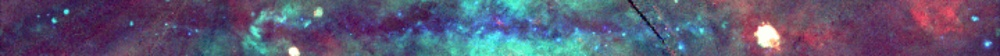
#> input picture numpy/multiwavelength/XRay.jpg, 1000 x 56 px, shrunk from 5760 x 320 before the run, found by its file name
$ jupyter execute Numpy_GalaxyMultiWaveLength_sol.ipynb   (shell and % lines are left out)
#> lines starting #> are read from the running program, lines starting #| are printed output that depends on the picture; after the words box and inside, x2 and y2 are one past the last pixel; in counts of white or black regions, pixels touching at a corner belong together
<p style="font-family: Arial; font-size:3.75em;color:purple; font-style:bold"><br>
Galaxy multiWaveLength <br><br><br>Analysis using numpy</p>

<p style="font-family: Arial; font-size:1.75em;color:#2462C0; font-style:bold"><br>Data Source: https://asd.gsfc.nasa.gov</p>

Loading the libraries we need

[cell 1]
import numpy as np
import imageio
from skimage import color
import matplotlib.pyplot as plt
import copy
from skimage.color import rgb2gray
from PIL import Image

<p style="font-family: Arial; font-size:1.75em;color:#2462C0; font-style:bold">Creating a numpy array from an image file:</p>
<p> load and display each picture from difference wavelength (GammaRay, Xray, Infrared, radio) find the shape of the array, explain each dimension</p>
<p>Sample of output:</p>
<p>(320, 5760, 3)</p>

[cell 2]
photo_xRay = imageio.imread('./multiwavelength/Xray.jpg')
#> photo_xRay is the input picture: shape (56, 1000, 3); mean R, G, B 91.6, 87.1, 114.5
fig, ax=plt.subplots(figsize=(18, 4))
ax.imshow(photo_xRay , cmap='gray')
print(photo_xRay.shape)
#| (56, 1000, 3)

[cell 3]
plt.imshow(photo_xRay)
plt.show()

<p>As we have 3 dimensions (RGB)and RGB does not add information, merge all 3 dimensions in a single one using grey scale image using the function rgb2gray </p>
<p>Sample of output:</p>
<p>(320, 5760)</p>

[cell 4]
photo_xRay = imageio.imread('./multiwavelength/Xray.jpg')
photo_xRay_grey = color.rgb2gray(photo_xRay)
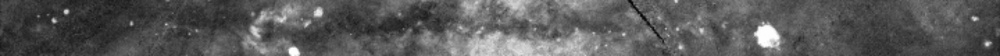
#> photo_xRay_grey: shape (56, 1000) float64; min 0.0236, max 0.999, mean 0.353
fig, axRay=plt.subplots(figsize=(18, 4))
axRay.imshow(photo_xRay_grey, cmap='gray')
print(photo_xRay_grey.shape)
#| (56, 1000)


photo_radio = imageio.imread('./multiwavelength/Radio.jpg')
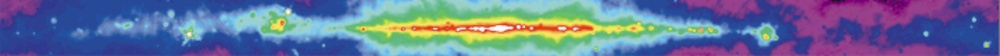
#> input picture numpy/multiwavelength/Radio.jpg, 1000 x 56 px, shrunk from 5760 x 320 before the run
#> photo_radio is the input picture: shape (56, 1000, 3); mean R, G, B 101.5, 116.8, 152.5
photo_radio_grey = color.rgb2gray(photo_radio)
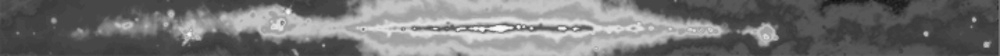
#> photo_radio_grey: shape (56, 1000) float64; min 0.0623, max 0.984, mean 0.455
fig, axRadio=plt.subplots(figsize=(18, 4))
axRadio.imshow(photo_radio_grey, cmap='gray')

photo_gammaRay = imageio.imread('./multiwavelength/GammaRay.jpg')
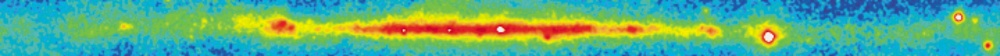
#> input picture numpy/multiwavelength/GammaRay.jpg, 1000 x 56 px, shrunk from 5760 x 320 before the run
#> photo_gammaRay is the input picture: shape (56, 1000, 3); mean R, G, B 92.5, 174.2, 131.6
photo_gammaRay_grey = color.rgb2gray(photo_gammaRay)
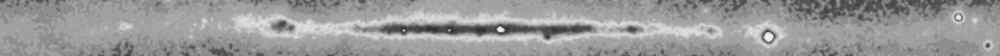
#> photo_gammaRay_grey: shape (56, 1000) float64; min 0.183, max 0.944, mean 0.603
fig, axGamma=plt.subplots(figsize=(18, 4))
axGamma.imshow(photo_gammaRay_grey, cmap='gray')

<p>Merge all 3 waveLength in a single rgb image. Define to which color are linked XRay, Radio and Gamma waveLength</p>
<p>Sample of output:</p>

[cell 5]
photo_all_band=copy.deepcopy(photo_xRay)

photo_all_band[:,:,0]=photo_xRay_grey*255
photo_all_band[:,:,1]=photo_radio_grey*255
photo_all_band[:,:,2]=photo_gammaRay_grey*255
fig, axAll=plt.subplots(figsize=(18, 4))
axAll.imshow(photo_all_band)

apply some cleaning to remove noise with value <150
<p>Sample of output:</p>

[cell 6]
photo_all_band_cleaning_mask=photo_all_band<150
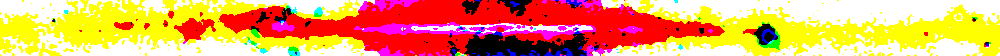
#> photo_all_band_cleaning_mask: shape (56, 1000, 3) bool; mean R, G, B 0.927, 0.649, 0.386
photo_all_band[photo_all_band_cleaning_mask]=0
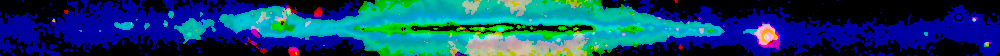
#> photo_all_band: shape (56, 1000, 3); mean R, G, B 13.5, 64, 104.2
fig, axFilter=plt.subplots(figsize=(18, 4))
axFilter.imshow(photo_all_band)

apply some cleaning to highlight part of the picture where XRay>220, Radio>150,  GammaRay>150
<p>Sample of output:</p>

[cell 7]
photo_all_band_highligt_mask=(photo_all_band[:,:,0]>220)&(photo_all_band[:,:,1]>150)&(photo_all_band[:,:,2]>150)
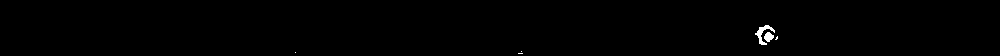
#> photo_all_band_highligt_mask: shape (56, 1000) bool; 0.38% white; 6 white regions (4 under 20 px), largest, box (x1, y1, x2, y2) and area: (755, 25, 775, 45) 131, (764, 32, 774, 42) 67
print(photo_all_band_highligt_mask)
#> (printed output is left out)
#photo_all_band[photo_all_band_highligt_mask]=255
plt.imshow(photo_all_band_highligt_mask)
photo_all_band_cleaned=copy.deepcopy(photo_all_band)

photo_all_band_cleaned[np.logical_not(photo_all_band_highligt_mask)]=0
fig, axHighLight=plt.subplots(figsize=(18, 4))
axHighLight.imshow(photo_all_band_cleaned)

Only a single part of the picture should be highlighted. Try to find the center of his position using the following mask:

[cell 8]
total_rows, total_cols, total_layers = photo_all_band.shape
#> total_rows = 56; total_cols = 1000; total_layers = 3
#print("photo_data = ", photo_data.shape)
X, Y = np.ogrid[:total_rows, :total_cols]
#> X = 56 values from 0 to 55
fig = plt.figure()
print("X = ", X.shape, " and Y = ", Y.shape)
#| X =  (56, 1)  and Y =  (1, 1000)

plt.imshow(photo_all_band)
plt.show()
summ=0

for colPotentialCenter in range(0,total_cols,100):
    for rowPotentialCenter in range (0,total_rows,100):


        #print("center_row = ", center_row, "AND center_col = ", center_col)

        dist_from_potential_center = (X - rowPotentialCenter)**2 + (Y - colPotentialCenter)**2
        #print(dist_from_center)
        radius = 1000
        #print("Radius = ", radius)
        circular_mask = (dist_from_potential_center > radius)
        #print(circular_mask[1500:1550,2000:2200])

        #photo_all_band_filtered[np.logical_not(circular_mask)] = 255
        if (photo_all_band[np.logical_not(circular_mask)].sum()>summ):
            summ=photo_all_band[np.logical_not(circular_mask)].sum()
            centerOfBurstrowID=rowPotentialCenter
            centerOfBurstcolID= colPotentialCenter
            plt.show()
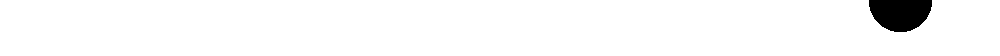
#> circular_mask: shape (56, 1000) bool; 97.1% white; 1 black region, box (x1, y1, x2, y2) and area: (869, 0, 932, 32) 1606
#> after the loop, centerOfBurstcolID = 500; centerOfBurstrowID = 0; summ = 589004
            #print("center X = ", centerOfBurstrowID, " and center Y = ", centerOfBurstcolID)


fig, axCircular=plt.subplots(figsize=(18, 4))
axCircular.imshow(photo_all_band)
axCircular.vlines(centerOfBurstcolID,0,total_rows,colors='w')
axCircular.hlines(centerOfBurstrowID,0,total_cols,colors='w')
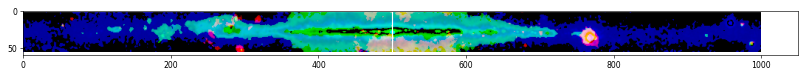
#> figure drawn by matplotlib, 1 panel
